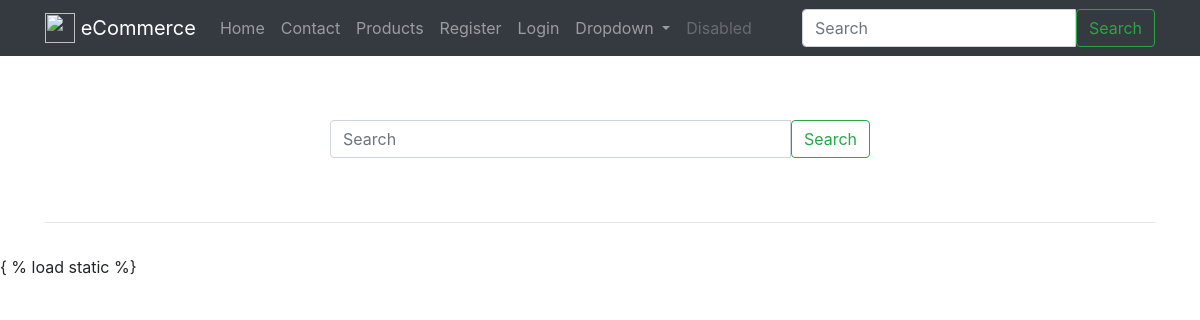
The app's page /search/, older data.
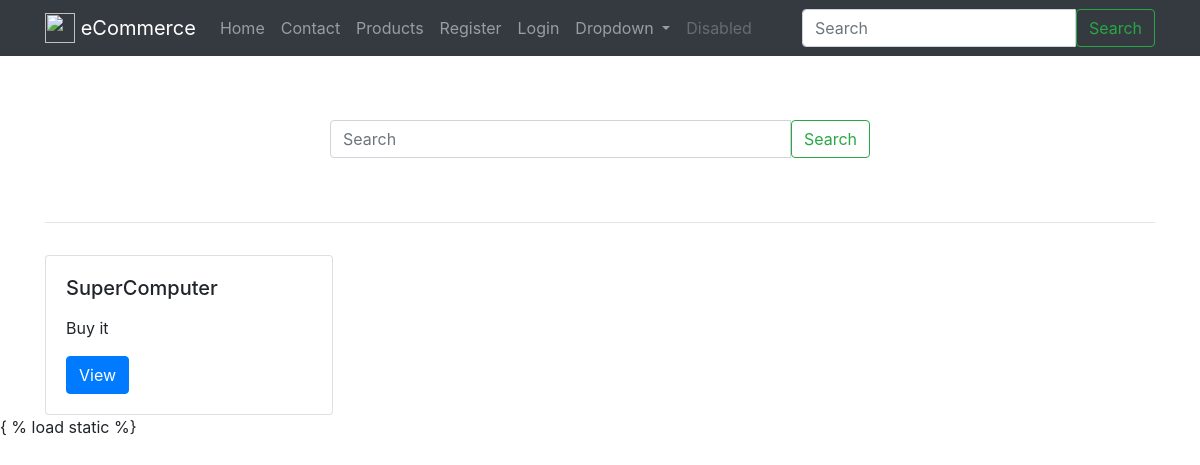
The same page, newer data.
### products/models.py (models this page shows, shortened)
class Product(models.Model):
	title       = models.CharField(max_length=120)
	slug 		= models.SlugField(blank=True, unique=True)
	description = models.TextField()
	price       = models.DecimalField(decimal_places =2, max_digits=20, default=39.99)
	image       = models.ImageField(upload_to=upload_image_path, null=True, blank=True)
	featured    = models.BooleanField(default=False)
	active      = models.BooleanField(default=True)
	timestamp   = models.DateTimeField(auto_now_add=True)
	objects = ProductManager()
	def get_absolute_url(self):
		return reverse("products:detail", kwargs={"slug": self.slug} )

### search/views.py (the view)
class SearchProductView(ListView):
	template_name = "search/view.html"
	def get_context_data(self, *args, **kwargs):
		context = super(SearchProductView, self).get_context_data(*args, **kwargs)
		query = self.request.GET.get('q')
		context['query']=query
		return context
	def get_queryset(self, *args, **kwargs):
		request = self.request
		print(request.GET)
		method_dict = request.GET
		query = method_dict.get('q', None) #method_dict['q']
		if query is not None:
			return Product.objects.search(query)
		return Product.objects.featured()
		'''
		__icontains = field contains this
		__iexact = fields is exactly this

		'''

### products/models.py (called while the page is built)
	def featured(self):
		return self.filter(featured=True, active=True)

	def get_queryset(self):
		return ProductQuerySet(self.model, using=self._db)

	def featured(self): #Product.objects.featured()
		return self.get_queryset().featured()

### search/templates/search/view.html
{% extends "base.html" %}
{% block content %}
<div class='row mb-3'>
	{% if query %}
		<div class='col-12 '>
			Results for <b>{{ query }}</b>
			<hr/>
		</div>
		{% else %}
		<div class='col-12 col-md-6 mx-auto py-5'>
			{% include 'search/snippets/search-form.html' %}
		</div>
		<div class='col-12'>
			<hr>
		</div>
	{% endif %}
</div>
<div class='row'>
	{% for obj in object_list %}
		<div class='col'>
			{% include 'products/snippets/card.html' with instance=obj %}
			{% if forloop.counter|divisibleby:3 %}
				</div></div><div class='row'><div class='col-12'><hr/></div>
			{% elif forloop.counter|divisibleby:2 %}
				</div></div><div class='row'><div class='col-12'><hr/></div>
			{% else %}
				</div>
			{% endif %}
	{% endfor %}
</div>
{% endblock %}

### templates/base.html (shortened to what this page needs)
{% load static %}
<!DOCTYPE html>
	<html lang="en">
	  <head>
	    {% include 'base/css.html' %}
	  </head>
	  <body>
	  	{% include 'base/navbar.html' with brand_name='eCommerce' %}
	  	<div class='container'>
	  		{% block content %} {% endblock %}
	    </div>
		{% include 'base/js.html' %}
	  </body>
	</html>

### templates/base/css.html (shortened to what this page needs)
{% load static %}
<link rel="stylesheet" href="https://maxcdn.bootstrapcdn.com/bootstrap/4.0.0/css/bootstrap.min.css">

### templates/base/navbar.html (shortened to what this page needs)
{% url 'home' as home_url %}
{% url 'contact' as contact_url %}
{% url 'products:list' as products_list_url %}
{% url 'login' as login_url %}
{% url 'register' as register_url %}
<nav class="navbar navbar-dark bg-dark navbar-expand-lg mb-3" >
  <div class='container'>
  <a class="navbar-brand" href="{{ home_url }}">
    <img src="http://getbootstrap.com//docs/4.0/assets/brand/bootstrap-solid.svg" width="30" height="30" class="d-inline-block align-top" alt="">
    {% if brand_name %} {{ brand_name }} {% else %}CFE eCommerce{% endif %}
  </a>
  <div class="collapse navbar-collapse" id="navbarSupportedContent">
    <ul class="navbar-nav mr-auto">
      <li class="nav-item {% if request.path == home_url %}active{% endif %}">
        <a class="nav-link" href="{{ home_url }}">Home <span class="sr-only">(current)</span></a>
      </li>
      <li class="nav-item {% if request.path == contact_url %}active{% endif %}">
        <a class="nav-link" href="{{ contact_url }}">Contact</a>
      </li>
      <li class="nav-item {% if request.path == products_list_url %}active{% endif %}">
        <a class="nav-link" href="{{ products_list_url }}">Products</a>
      </li>
      {% if request.user.is_authenticated %}
      <li class="nav-item {% if request.path == login_url %}active{% endif %}">
        <a class="nav-link" href="{{ login_url }}">Logout</a>
      </li>
      {% else %}
      <li class="nav-item {% if request.path == register_url %}active{% endif %}">
        <a class="nav-link" href="{{ register_url }}">Register</a>
      </li>
      <li class="nav-item {% if request.path == login_url %}active{% endif %}">
        <a class="nav-link" href="{{ login_url }}">Login</a>
      </li>
      {% endif %}
      <li class="nav-item dropdown">
        <a class="nav-link dropdown-toggle" href="#" id="navbarDropdown" role="button" data-toggle="dropdown" aria-haspopup="true" aria-expanded="false">
          Dropdown
        </a>
      </li>
      <li class="nav-item">
        <a class="nav-link disabled" href="#">Disabled</a>
      </li>
    </ul>
    {% include 'search/snippets/search-form.html' %}
  </div>
</div>
</nav>

### search/templates/search/snippets/search-form.html
<form method='GET' action='{% url "search:query" %}'class="form my-2 my-lg-0">
	<div class="input-group">
      <input class="form-control" type="search" placeholder="Search" name='q' aria-label="Search" value='{{ request.GET.q }}'>
      <span class="input-group-btn">
      <button class="btn btn-outline-success" type="submit">Search</button>
      </span>
	</div>
</form>

### products/templates/products/snippets/card.html (shortened to what this page needs)
<div class="card" style="width: 18rem;">
	<div class="card-body">
		<h5 class="card-title">{{ instance.title }}</h5>
		<p class="card-text">{{ instance.description|linebreaks|truncatewords:12 }}</p>
		<a href="{{ instance.get_absolute_url }}" class="btn btn-primary">View</a>
	</div>
</div>

### templates/base/js.html (shortened to what this page needs)
{ % load static %}

Row changes from the older to the newer data that the page shows:
added Product: title "SuperComputer", description "Buy it"
